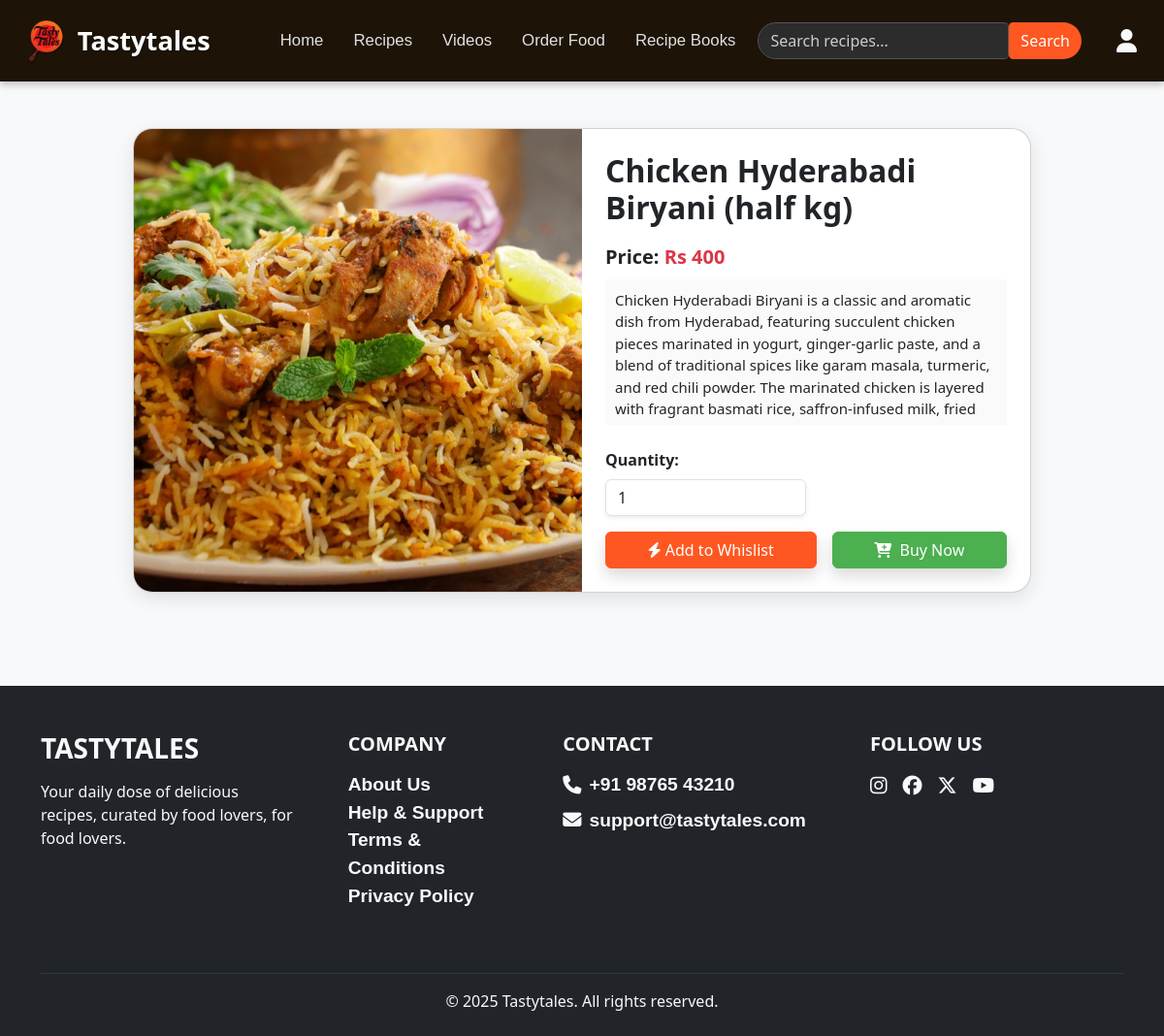
The page /buyconto/76 on the database its author committed.
### recipeproject/models.py (models this page shows)
class recipes(models.Model):
    foodname = models.CharField(max_length=255)
    foodimg = models.ImageField()
    foodinfo = models.TextField( default="No information available")
    foodprice = models.IntegerField(null=True,blank=True)
    videoSrc = models.URLField(null=True,blank=True,max_length=500)
    category = models.CharField(choices=allProducts, max_length=255)

### recipeproject/views.py (the view)
# urls.py: path('buyconto/<int:Id>',views.buyconto),
def buyconto(req,Id):
    db =recipes.objects.filter(id=Id).values()
    cl= list(db)
    for i in cl:
             i.update({'foodimg': i['foodimg'].split('_')[
                0]+i['foodimg'].split('_')[1][-4:]})
    return render(req,'byconto.html',context={"data":cl})

### recipeproject/templates/byconto.html (shortened to what this page needs)
{% load static %}
<!DOCTYPE html>
<html lang="en">
<head>
  <link rel="stylesheet" href="https://cdn.jsdelivr.net/npm/bootstrap@5.3.3/dist/css/bootstrap.min.css">
  <link rel="stylesheet" href="https://cdnjs.cloudflare.com/ajax/libs/font-awesome/6.6.0/css/all.min.css" />
  <link rel="stylesheet" href="{% static 'style.css' %}">
</head>
<body class="bg-light">
  <nav class="navbar navbar-expand-lg sticky-top py-3 px-3">
  <div class="container-fluid">
    <a class="navbar-brand" href="/">
      <img src="{% static 'src/logo-removebg-preview (2).png' %}" alt="Logo">
      Tastytales
    </a>
   <div class="collapse navbar-collapse d-none d-lg-flex justify-content-end align-items-center w-100">
      <ul class="navbar-nav me-auto ms-5">
        <li class="nav-item"><a class="nav-link" href="/">Home</a></li>
        <li class="nav-item"><a class="nav-link" href="/recipe">Recipes</a></li>
        <li class="nav-item"><a class="nav-link" href="/video">Videos</a></li>
        <li class="nav-item"><a class="nav-link" href="/orderfood">Order Food</a></li>
        <li class="nav-item"><a class="nav-link" href="/books">Recipe Books</a></li>
      </ul>
      <form class="d-flex search-form" id="searchf">
        <input class="form-control search-input" type="search" placeholder="Search recipes..." id="searchs">
        <button class="btn search-button" type="submit" id="searchb">Search</button>
      </form>
      <a href="/profile" class="user-icon ms-3"><i class="fa-solid fa-user"></i></a>
    </div>
  </div>
</nav>
  <div class="container py-5">
    <div class="row justify-content-center">
      <div class="col-lg-10">
        <div class="card product-card d-flex flex-column flex-md-row">
          <div class="col-md-6 p-0">
            <img src="{% static 'webimg/' %}{{ data.0.foodimg }}" alt="{{ data.0.foodname }}" class="product-img">
          </div>
          <div class="col-md-6 d-flex flex-column justify-content-between p-4">
            <div>
              <h2 class="fw-bold text-dark mb-3">{{ data.0.foodname }}</h2>
              <p class="fs-5 mb-2">
                <strong>Price:</strong>
                <span class="text-danger fw-bold">Rs {{ data.0.foodprice }}</span>
              </p>
              <div class="description-box mb-4">{{ data.0.foodinfo }}</div>
              <div class="mb-3">
                <label for="quantity" class="form-label fw-semibold">Quantity:</label>
                <input type="number" id="quantity" name="quantity" min="1" value="1" class="form-control shadow-sm w-50">
              </div>
            </div>
              <div class="d-flex gap-3 flex-wrap">
              <button class="btn btn-primary flex-fill shadow" onclick="addToCart({{ data.0.id }})">
            <i class="fas fa-bolt me-1"></i>Add to Whislist
              </button>
              <button class="btn btn-success flex-fill shadow" onclick="addtobuy({{ data.0.id }})">
               <i class="fas fa-cart-plus me-1"></i>   Buy Now
              </button>
            </div>
          </div>
        </div>
      </div>
    </div>
  </div>
  <div class="bg-dark text-light pt-5 pb-4 mt-5">
  <div class="container text-md-left">
    <div class="row text-md-left d-flex justify-content-between flex-wrap">
      <div class="col-md-3 mb-4">
        <h3 class="fw-bold text-uppercase mb-3">TASTYTALES</h3>
        <p>Your daily dose of delicious recipes, curated by food lovers, for food lovers.</p>
      </div>
      <div class="col-md-2 mb-4">
        <h5 class="text-uppercase fw-semibold mb-3">Company</h5>
        <ul class="list-unstyled">
          <li><a href="about" class="text-light text-decoration-none">About Us</a></li>
          <li><a href="support" class="text-light text-decoration-none">Help & Support</a></li>
          <li><a href="terms" class="text-light text-decoration-none">Terms & Conditions</a></li>
          <li><a href="privacy" class="text-light text-decoration-none">Privacy Policy</a></li>
        </ul>
      </div>
      <div class="col-md-3 mb-4">
        <h5 class="text-uppercase fw-semibold mb-3">Contact</h5>
        <ul class="list-unstyled">
          <li class="mb-2 d-flex align-items-center"><i class="fa-solid fa-phone me-2"></i>+91 98765 43210</li>
          <li class="d-flex align-items-center"><i class="fa-solid fa-envelope me-2"></i>support@tastytales.com</li>
        </ul>
      </div>
      <div class="col-md-3 mb-4">
        <h5 class="text-uppercase fw-semibold mb-3">Follow Us</h5>
        <div class="d-flex gap-3">
          <a href="https://instagram.com" target="_blank" class="text-light fs-5"><i class="fab fa-instagram"></i></a>
          <a href="https://facebook.com" target="_blank" class="text-light fs-5"><i class="fab fa-facebook"></i></a>
          <a href="https://x.com" target="_blank" class="text-light fs-5"><i class="fab fa-x-twitter"></i></a>
          <a href="https://youtube.com" target="_blank" class="text-light fs-5"><i class="fab fa-youtube"></i></a>
        </div>
      </div>
    </div>
    <hr class="border-secondary mt-4" />
    <div class="text-center">
      <p class="mb-0">&copy; 2025 Tastytales. All rights reserved.</p>
    </div>
  </div>
</div>
</body>
</html>

### recipeproject/static/style.css (style rules this page uses)
* { padding: 0; margin: 0; }
a { text-decoration: none; color: white; }
li { list-style: none; font-size: larger; font-weight: bolder; font-family: 'Franklin Gothic Medium', 'Arial Narrow', Arial, sans-serif; }
a { text-decoration: none; color: inherit; }

### recipeproject/templates/byconto.html (style rules this page uses)
.navbar { font-family: 'Segoe UI', sans-serif; background-color: #1d1407; box-shadow: 0 3px 8px rgba(0, 0, 0, 0.25); font-size: 1rem; z-index: 1000; }
.navbar-brand { font-size: 1.7rem; font-weight: 700; color: #fff !important; display: flex; align-items: center; gap: 10px; text-shadow: 1px 1px 2px #00000060; }
.navbar-brand img { height: 42px; filter: drop-shadow(1px 1px 1px #00000060); }
.navbar-nav .nav-link { color: #e0e0e0 !important; font-weight: 500; margin-right: 15px; transition: 0.3s ease; font-size: 1.05rem; }
.search-form { flex-grow: 1; max-width: 450px; margin-right: 20px; }
.search-input { background-color: #2c2c2c; color: #fff; border: 1px solid #555; border-top-left-radius: 25px; border-bottom-left-radius: 25px; }
.search-input::placeholder { color: #ccc; }
.search-button { background-color: #ff5722; color: white; border: none; border-top-right-radius: 25px; border-bottom-right-radius: 25px; }
.user-icon { font-size: 1.5rem; color: #f8f9fa; transition: color 0.3s ease; }
.product-card { border-radius: 20px; overflow: hidden; box-shadow: 0 6px 20px rgba(0, 0, 0, 0.1); }
.product-img { object-fit: cover; height: 100%; width: 100%; max-height: 500px; }
.description-box { max-height: 150px; overflow-y: auto; scrollbar-width: none; padding: 10px; background-color: #fafafa; font-size: 15px; }
.btn-primary { background-color: #ff5722; border-color: #ff5722; }
.btn-success { background-color: #4caf50; border-color: #4caf50; }

### rows shown on the page
recipes: foodname "Chicken Hyderabadi Biryani (half kg)", foodinfo "Chicken Hyderabadi Biryani is a classic and aromatic dish from Hyderabad, featuring succulent chicken pieces marinated in yogurt, ginger-garlic paste, and a blend of traditional spices like garam masala, turmeric, and red chili powder. The marinated chicken is layered with fragrant basmati rice, saffron-infused milk, fried…"

### other values the page prints
{{ data.0.foodprice }} "400"
